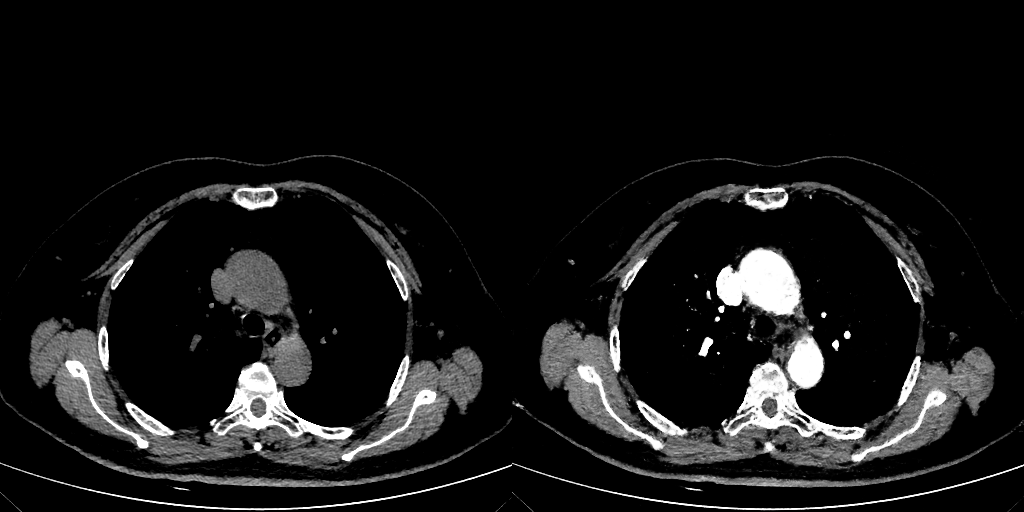
#> input picture myapp/src/home/ubuntu/js/SaveTestImage/trip-ce-ssimG_rate1/100datasettime1/a2b/200/1.png, 1024 x 512 px, found by its file name; its folder holds only this picture in this run
$ python split_image3.py
#> lines starting #> are read from the running program, lines starting #| are printed output that depends on the picture
# -*- coding: utf-8 -*-

import os
from PIL import Image

def split_image_horizontally(image_path, target_dirs):
    with Image.open(image_path) as img:
        width, height = img.size
        # 计算每部分的宽度
        part_width = width // 3

        # 分割并保存每一部分
        for i in range(3):
            left = i * part_width
            right = (i + 1) * part_width if i != 2 else width
            part_img = img.crop((left, 0, right, height))
            part_img.save(os.path.join(target_dirs[i], os.path.basename(image_path)))

def main(source_dir, target_base_dir):
    # 创建保存分割图片的三个目录
#> called with target_base_dir = '/home/ubuntu/js/split_image3/'
    target_dirs = [os.path.join(target_base_dir, f'part_{i+1}') for i in range(3)]
    for dir in target_dirs:
        if not os.path.exists(dir):
            os.makedirs(dir)

    # 遍历原始图片文件夹
    for filename in os.listdir(source_dir):
        if filename.lower().endswith(('.png', '.jpg', '.jpeg')):
            image_path = os.path.join(source_dir, filename)
            # 分割图片并保存到三个不同的文件夹中
            split_image_horizontally(image_path, target_dirs)
#> in split_image_horizontally, img is the input picture: PIL image 1024x512 RGBA; mean R, G, B, A 22.4, 22.4, 22.4, 255
#> the loop in split_image_horizontally, `for i in range(3):` made 3 passes
#> pass 1, in split_image_horizontally, `part_img = img.crop((left, 0, right, height))`:
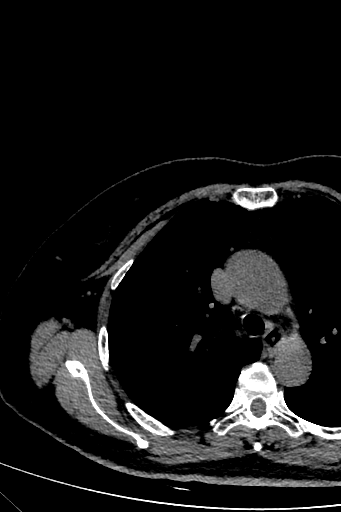
#> part_img: PIL image 341x512 RGBA; mean R, G, B, A 22.8, 22.8, 22.8, 255
#> pass 2, in split_image_horizontally, `part_img = img.crop((left, 0, right, height))`:
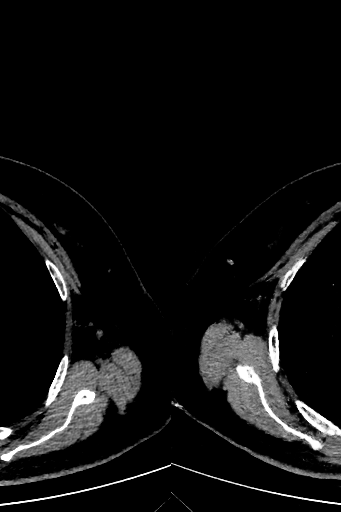
#> part_img: PIL image 341x512 RGBA; mean R, G, B, A 16.8, 16.8, 16.8, 255
#> pass 3, in split_image_horizontally, `part_img = img.crop((left, 0, right, height))`:
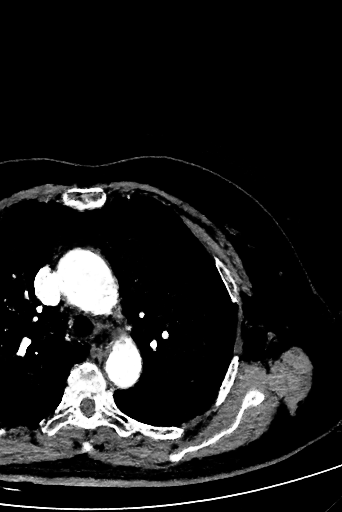
#> part_img: PIL image 342x512 RGBA; mean R, G, B, A 27.7, 27.7, 27.7, 255

# 指定源图片文件夹和目标文件夹基路径
source_dir = '/home/ubuntu/js/SaveTestImage/trip-ce-ssimG_rate1/100datasettime1/a2b/200/'
target_base_dir = '/home/ubuntu/js/split_image3/'

if __name__ == '__main__':
    main(source_dir, target_base_dir)

$ run again, on myapp/src/home/ubuntu/js/SaveTestImage/trip-ce-ssimG_rate1/100datasettime1/a2b/200/13.png
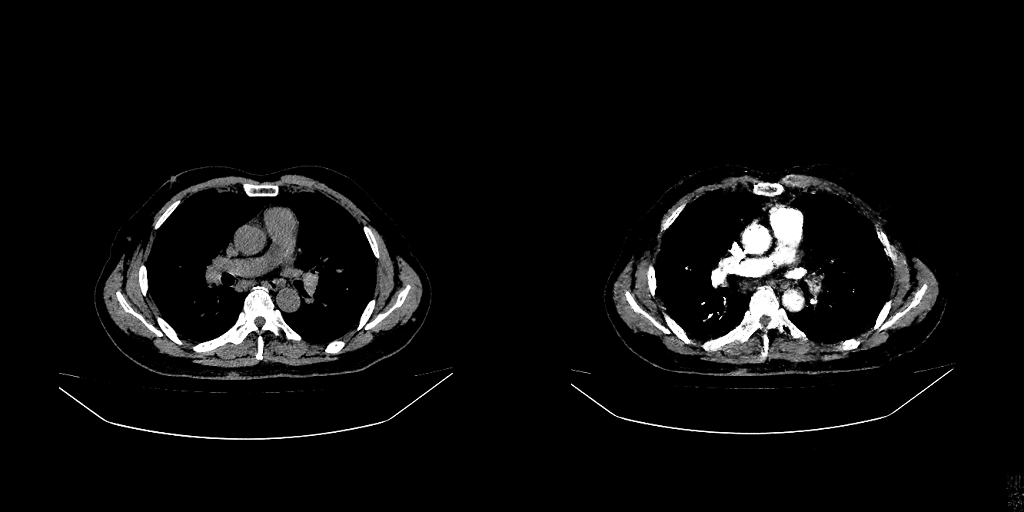
#> input picture myapp/src/home/ubuntu/js/SaveTestImage/trip-ce-ssimG_rate1/100datasettime1/a2b/200/13.png, 1024 x 512 px, found by its file name
#> in split_image_horizontally, img is the input picture: PIL image 1024x512 RGBA; mean R, G, B, A 12.3, 12.3, 12.3, 255
#> the loop in split_image_horizontally, `for i in range(3):` made 3 passes
#> pass 1, in split_image_horizontally, `part_img = img.crop((left, 0, right, height))`:
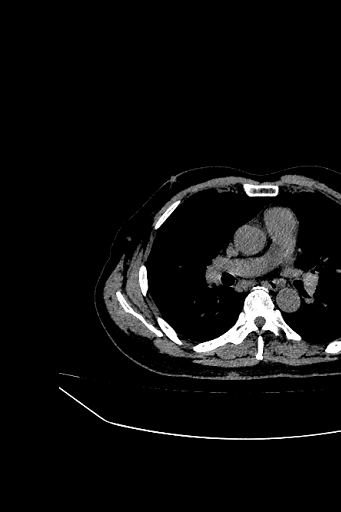
#> part_img: PIL image 341x512 RGBA; mean R, G, B, A 14.1, 14.1, 14.1, 255
#> pass 3, in split_image_horizontally, `part_img = img.crop((left, 0, right, height))`:
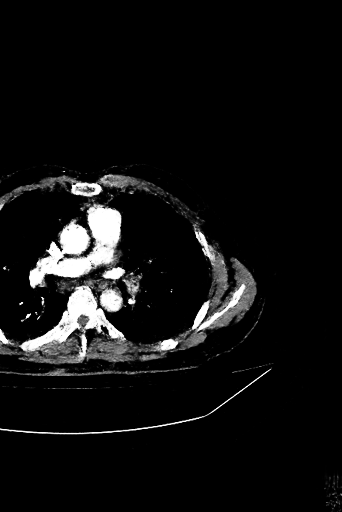
#> part_img: PIL image 342x512 RGBA; mean R, G, B, A 16.5, 16.5, 16.5, 255
